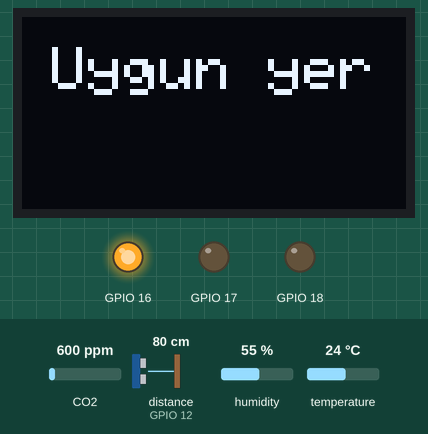
Simulated run of this sketch. Board: ESP32. Shown: 128×64 one-colour display, output pins drawn as LEDs (lit = HIGH). Wiring (inferred from the names in the program): ultrasonic range finder: trigger GPIO 13; echo GPIO 12. Inputs (shaded band) come from the test bench; at power-on: distance to the obstacle (sensor on GPIO 12) 80 cm, temperature 24 °C, CO2 600 ppm, humidity 55 %. The echo pulse lasts 58.3 µs per cm; WiFi joins after 1.5 s; servers stay silent unless stated; pins used as bus, display or sensor lines are not drawn; what the sketch prints to the serial monitor is not drawn.

Above: at 4.7 s.
4.8 s: distance to the obstacle (sensor on GPIO 12) set to 2 cm
At 8.1 s:
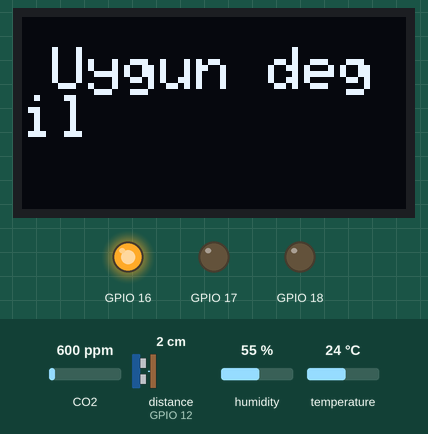
9.9 s: temperature set to 12 °C
At 12.5 s:
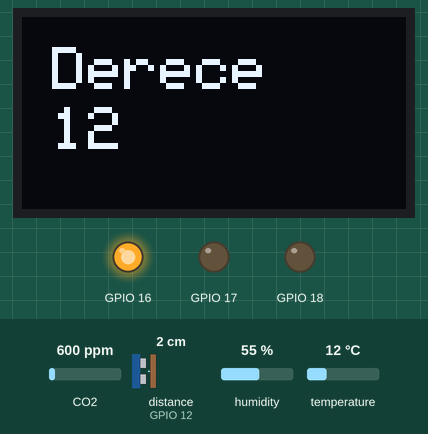
14.2 s: temperature set to 19 °C
At 15.9 s:
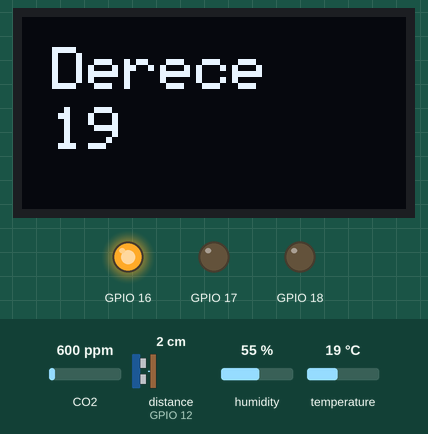
17.6 s: distance to the obstacle (sensor on GPIO 12) set to 9 cm
22.0 s: distance to the obstacle (sensor on GPIO 12) set to 12 cm
At 26.9 s:
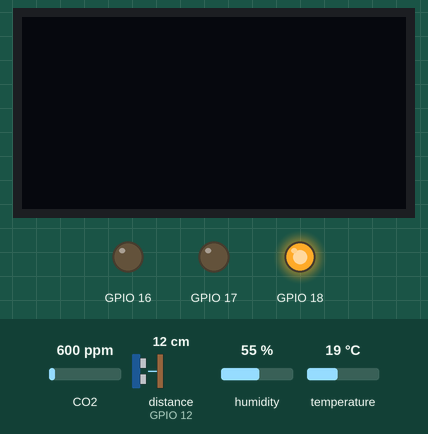
27.1 s: distance to the obstacle (sensor on GPIO 12) set to 4 cm
At 30.2 s:
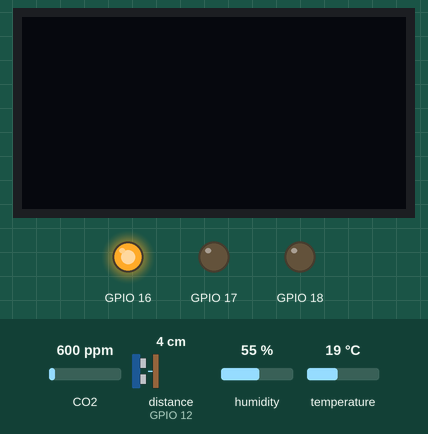
Timing chart, 0 to 31.7 s (numbered marks = the images above; inputs shaded):
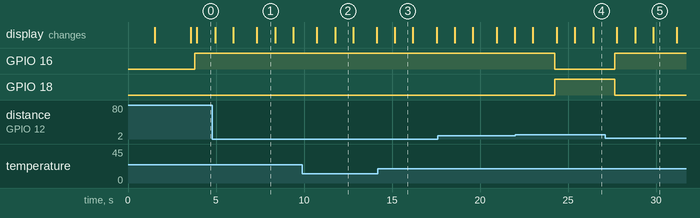

Measured:
- the behaviour switches between 10 and 11 cm on distance to the obstacle (sensor on GPIO 12) (found by bisection; images 3 and 4)
- after the input at 4.8 s, the display: first differs from a run without the input after 2.5 s (image 1)
- after the input at 22.0 s, GPIO 16: HIGH → LOW after 2.2 s; GPIO 18: LOW → HIGH after 2.2 s; the display: first differs from a run without the input after 2.4 s (image 4 shows a later state)
- after the input at 27.1 s, GPIO 16: LOW → HIGH after 0.54 s; GPIO 18: HIGH → LOW after 0.54 s; the display: first changes after 0.67 s (image 5 shows a later state)
- what the display in image 1 shows lasts 1.1 s, from 7.3 s to 8.4 s

The sketch:

main_codes.ino
```cpp
#include "DHTesp.h"
#include "MQ135.h"
#include <WiFi.h>
#include <Wire.h>
#include <Adafruit_GFX.h>
#include <Adafruit_SSD1306.h>
#include "ESPAsyncWebServer.h"

#define SCREEN_WIDTH 128 // OLED display width, in pixels
#define SCREEN_HEIGHT 64 // OLED display height, in pixels

// Declaration for an SSD1306 display connected to I2C (SDA, SCL pins)
Adafruit_SSD1306 display(SCREEN_WIDTH, SCREEN_HEIGHT, &Wire, -1);

const int DHT_PIN = 32;
DHTesp dhtSensor;

int air_quality;
const char* ssid = "G301";
const char* password = "alialiali";
// Set web server port number to 80
WiFiServer server(80);

// Variable to store the HTTP request
String header;

// Current time
unsigned long currentTime = millis();
// Previous time
unsigned long previousTime = 0;
// Define timeout time in milliseconds (example: 2000ms = 2s)
const long timeoutTime = 2000;

int trigPin = 13;    // Trigger
int echoPin = 12;    // Echo
long duration, cm, inches;

void setup() {
  pinMode(16,OUTPUT);
  pinMode(17,OUTPUT);
  pinMode(18,OUTPUT);
  pinMode(trigPin, OUTPUT);
  pinMode(echoPin, INPUT);
  Serial.begin(115200);

  dhtSensor.setup(DHT_PIN, DHTesp::DHT22);
  pinMode(32, INPUT);        //Gas sensor will be an input to the ESP32
  Serial.print("Connecting to ");
  Serial.println(ssid);
  WiFi.begin(ssid, password);
  while (WiFi.status() != WL_CONNECTED) {
    delay(500);
    Serial.print(".");
  }
  // Print local IP address and start web server
  Serial.println("");
  Serial.println("WiFi connected.");
  Serial.println("IP address: ");
  Serial.println(WiFi.localIP());
  server.begin();

  if(!display.begin(SSD1306_SWITCHCAPVCC, 0x3C)) { // Address 0x3D for 128x64
    Serial.println(F("SSD1306 allocation failed"));
    for(;;);
  }
  delay(2000);
  display.clearDisplay();

  display.setTextSize(1);
  display.setTextColor(WHITE);
  display.setCursor(0, 10);
  // Display static text
  display.println("Hello, world!");
  display.display();
}

String msfDurum = "";
String gazDurum = "";
String sckDurum  ="";
int durum = 0;

void loop() {
  if(ultra() > 10 && ultra() < 100){
    msfDurum = "Uygun yer"; durum ++;
  }
  else{
    msfDurum = "Uygun degil";
  }


  if(dhtSicaklik() > 18 && dhtSicaklik() < 23){
    sckDurum = "Ideal";durum ++;
  }
  else{
    sckDurum = "Sicak/Soguk";
  }
  Serial.println(gazSensor());
   if(gazSensor() > 50000 && gazSensor() < 150000){
    sckDurum = "Normal";durum ++;
  }
  else{
    sckDurum = "Y/D";
  }

  if(durum == 3){
    digitalWrite(16, 0);  digitalWrite(17, 1);  digitalWrite(18, 0);

  }
  else if(durum == 2){
    digitalWrite(16, 0);  digitalWrite(17, 0);  digitalWrite(18, 1);

  }
  else if(durum <= 1){
    digitalWrite(16, 1);  digitalWrite(17, 0);  digitalWrite(18, 0);
  }


  if(gazSensor() > 150000){
    digitalWrite(19, 1);
  }
  else{digitalWrite(19, 0);}

  display.clearDisplay();
  display.setTextSize(2);
  display.setTextColor(WHITE);
  display.setCursor(10, 10);
  display.println(msfDurum);
  display.display();
  delay(1000);
  display.clearDisplay();

  display.clearDisplay();
  display.setTextSize(2);
  display.setTextColor(WHITE);
  display.setCursor(10, 10);
  display.println("Derece ");

  display.setTextSize(2);
  display.setCursor(10, 30);
  display.println(dhtSicaklik());
  display.display();
  delay(1000);
  display.clearDisplay();

  display.clearDisplay();
  display.setTextSize(2);
  display.setTextColor(WHITE);
  display.setCursor(10, 10);
  display.println(gazDurum);
  display.display();
  delay(1000);
  display.clearDisplay();

  durum = 0;
}
int ultra(){
   // The sensor is triggered by a HIGH pulse of 10 or more microseconds.
  // Give a short LOW pulse beforehand to ensure a clean HIGH pulse:
  digitalWrite(trigPin, LOW);
  delayMicroseconds(5);
  digitalWrite(trigPin, HIGH);
  delayMicroseconds(10);
  digitalWrite(trigPin, LOW);

  // Read the signal from the sensor: a HIGH pulse whose
  // duration is the time (in microseconds) from the sending
  // of the ping to the reception of its echo off of an object.
  pinMode(echoPin, INPUT);
  duration = pulseIn(echoPin, HIGH);

  // Convert the time into a distance
  cm = (duration/2) / 29.1;     // Divide by 29.1 or multiply by 0.0343
  inches = (duration/2) / 74;   // Divide by 74 or multiply by 0.0135

  /*Serial.print(inches);
  Serial.print("in, ");
  Serial.print(cm);
  Serial.print("cm");
  Serial.println();*/

  return cm;
}
int dhtSicaklik(){
  TempAndHumidity  data = dhtSensor.getTempAndHumidity();
  /*Serial.println("Temp: " + String(data.temperature, 2) + "°C");
  Serial.println("Humidity: " + String(data.humidity, 1) + "%");
  Serial.println("---");*/
  return data.temperature;
}
int dhtNem(){
  TempAndHumidity  data = dhtSensor.getTempAndHumidity();
  /*Serial.println("Temp: " + String(data.temperature, 2) + "°C");
  Serial.println("Humidity: " + String(data.humidity, 1) + "%");
  Serial.println("---");*/
  return data.humidity;
}


int gazSensor(){
  MQ135 gasSensor = MQ135(33);
  float air_quality = gasSensor.getPPM();
  delay(100);
  //Serial.print(air_quality);
  //Serial.println(" PPM");
  return air_quality;
}
```
